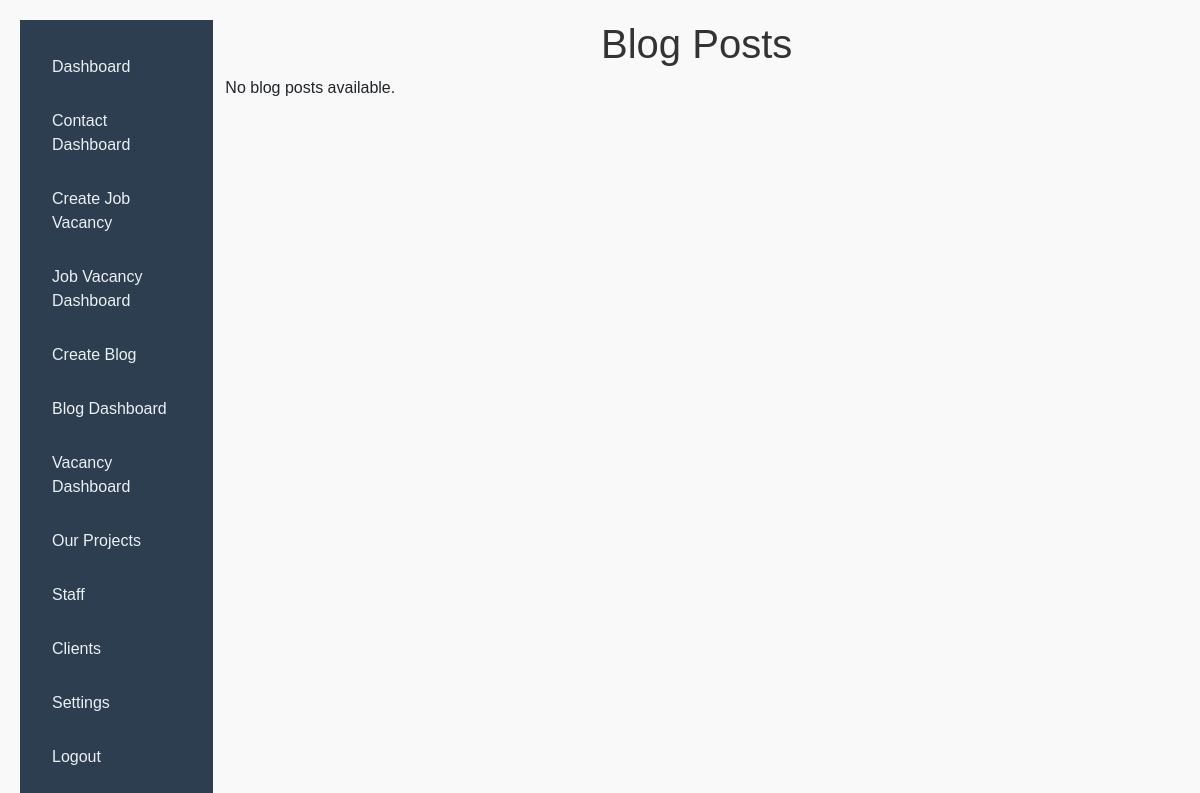
Page /epr/blog_list on the earlier database version.
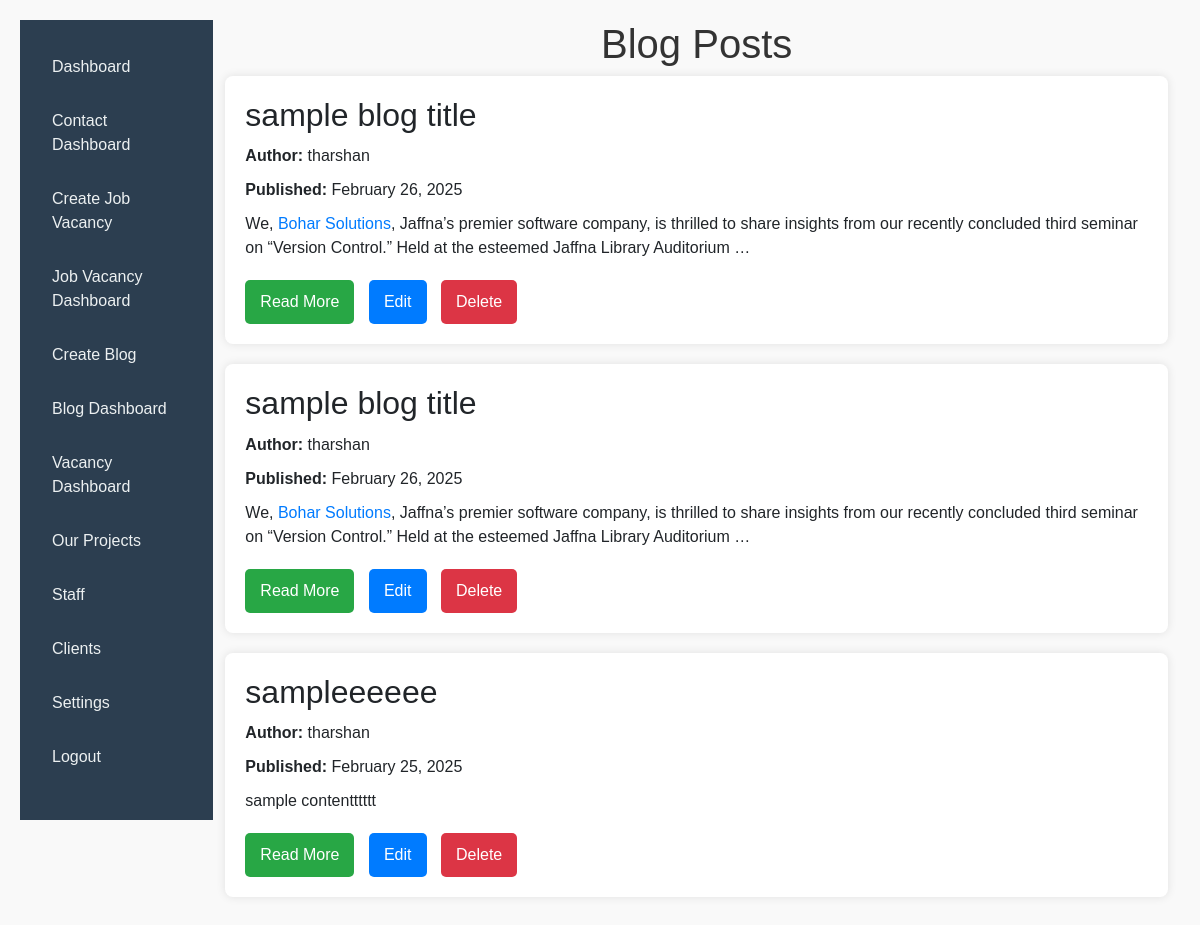
Same page on the later database version.
### epr/models.py (models this page shows, shortened)
class BlogPost(models.Model):
    title = models.CharField(max_length=255)
    content = models.TextField()
    author = models.CharField(max_length=255)
    created_at = models.DateTimeField(auto_now_add=True)
    updated_at = models.DateTimeField(auto_now=True)

### epr/views.py (the view)
# urls.py: path('blog_list', views.blog_list, name='blog_list'),
def blog_list(request):
    posts = BlogPost.objects.all().order_by('-created_at')  # Order by newest first
    return render(request, 'epr/blog_list.html', {'posts': posts})

### epr/templates/epr/blog_list.html (shortened to what this page needs)
{% extends "epr/base2.html" %}
{% block content %}
<head>
</head>
<body>
    <h1>Blog Posts</h1>
    {% for post in posts %}
        <div class="blog-card">
            <h2>{{ post.title }}</h2>
            <p><strong>Author:</strong> {{ post.author }}</p>
            <p><strong>Published:</strong> {{ post.created_at|date:"F j, Y" }}</p>
            <p>{{ post.content|truncatewords:30|safe }}</p>
            <a href="{% url 'epr:blog_detail' post.id %}" class="read-more">Read More</a>
            <a href="{% url 'epr:edit_blog_post' post.id %}" class="edit-btn">Edit</a>
            <a href="{% url 'epr:delete_blog_post' post.id %}" class="delete-btn">Delete</a>
        </div>
    {% empty %}
        <p>No blog posts available.</p>
    {% endfor %}
</body>
{% endblock %}

### epr/templates/epr/base2.html (shortened to what this page needs)
<!DOCTYPE html>
<html lang="en">
<head>
    <link href="https://cdn.jsdelivr.net/npm/bootstrap@5.3.0-alpha1/dist/css/bootstrap.min.css" rel="stylesheet">
    {% load static %}
    <link rel="stylesheet" href="{% static 'css/style.css' %}">
    <link rel="stylesheet" href="{% static 'css/style1.css' %}">
</head>
<body>
    <div class="container-fluid">
        <div class="row">
            <div class="col-md-2 sidebar">
                <a href="{% url 'epr:dashboard' %}" class="{% if active_page == 'dashboard' %}active{% endif %}">Dashboard</a>
                <a href="{% url 'epr:contact_dashboard' %}">Contact Dashboard</a>
                <a href="{% url 'epr:create_job_vacancy' %}">Create Job Vacancy</a>
                <a href="{% url 'epr:vacancy_dashboard' %}">Job Vacancy Dashboard</a>
                <a href="{% url 'epr:create_blog_post' %}">Create Blog</a>
                <a href="{% url 'epr:blog_list' %}">Blog Dashboard</a>
                <a href="#">Vacancy Dashboard</a>
                <a href="#">Our Projects</a>
                <a href="#">Staff</a>
                <a href="#">Clients</a>
                <a href="#">Settings</a>
                <a href="#">Logout</a>
            </div>
            <div id="page-content-wrapper" class="col-md-10">
                {% block content %}
                {% endblock %}
            </div>
            </div>
            </div>
</body>
</html>

### epr/static/css/style.css (style rules this page uses)
body { font-family: Arial, sans-serif; margin: 0; padding: 0; background-color: #f4f4f9; }
h1 { text-align: center; color: #333; }
a { color: #007bff; text-decoration: none; }

### epr/static/css/style1.css (style rules this page uses)
body { font-family: 'Poppins', Arial, sans-serif; background-color: #f9f9f9; }
.sidebar { height: 100vh; background-color: #2C3E50; padding-top: 20px; color: #ecf0f1; }
.sidebar a { display: block; color: #ecf0f1; padding: 15px 20px; text-decoration: none; font-size: 16px; }
#page-content-wrapper { width: calc(100%-50%); margin-top: 0; margin-left: 0; transition: margin-left 0.3s ease, width 0.3s ease; }

### epr/templates/epr/blog_list.html (style rules this page uses)
body { font-family: Arial, sans-serif; max-width: 100%; margin: auto; padding: 20px; background-color: #f9f9f9; }
.blog-card { background: white; padding: 20px; margin-bottom: 20px; border-radius: 8px; box-shadow: 0 0 10px rgba(0, 0, 0, 0.1); }
.blog-card h2 { margin-top: 0; }
.blog-card p { margin: 10px 0; }
.read-more, .edit-btn, .delete-btn { display: inline-block; padding: 10px 15px; text-decoration: none; border-radius: 5px; margin-top: 10px; margin-right: 10px; }
.read-more { background: #28a745; color: white; }
.edit-btn { background: #007bff; color: white; }
.delete-btn { background: #dc3545; color: white; }

Differences in the rows shown:
added BlogPost: title "sample blog title", author "tharshan", created_at "February 26, 2025", content "We, Bohar Solutions , Jaffna’s premier software company, is thrilled to share insights from our recently concluded third seminar on “Version Control.” Held at the esteemed Jaffna Library Auditorium …"
added BlogPost: title "sample blog title", author "tharshan", created_at "February 26, 2025", content "We, Bohar Solutions , Jaffna’s premier software company, is thrilled to share insights from our recently concluded third seminar on “Version Control.” Held at the esteemed Jaffna Library Auditorium …"
added BlogPost: title "sampleeeeee", author "tharshan", created_at "February 25, 2025", content "sample contentttttt"
Other differences:
text no longer shown: "No blog posts available."
